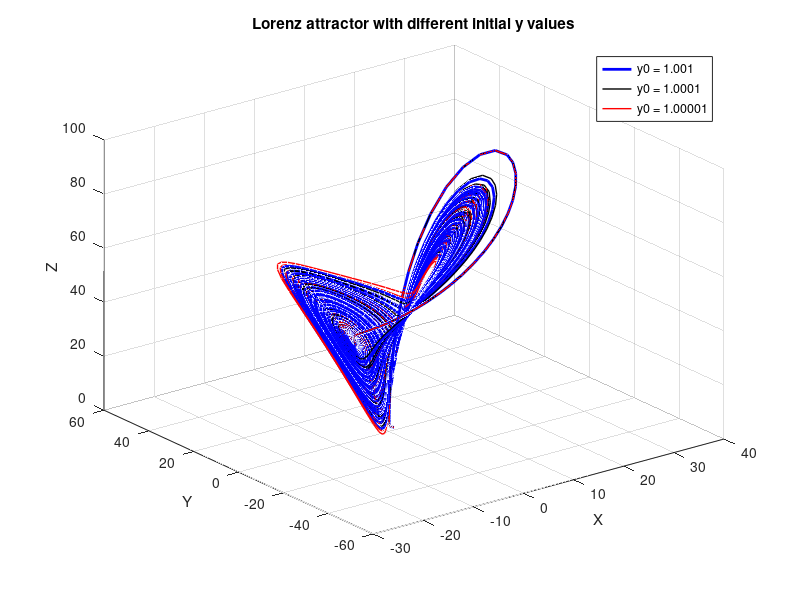

This chart was generated by the following MATLAB code:
% 洛伦兹方程用于生成y变量的图。x和z的初始条件保持不变，但y的初始条件在1.001、1.0001和1.00001之间变化

% 定义洛伦兹方程
sigma = 16;
beta = 4;
rho = 45.92;
f = @(t,y) [sigma*(y(2)-y(1)); y(1)*(rho-y(3))-y(2); y(1)*y(2)-beta*y(3)];

% 设置初始条件
y0 = [1.001, 0, 1]; % y 初始值为 1.001
[t1,y1] = ode45(f, [0, 50], y0);

y0 = [1.0001, 0, 1]; % y 初始值为 1.0001
[t2,y2] = ode45(f, [0, 50], y0);

y0 = [1.00001, 0, 1]; % y 初始值为 1.00001
[t3,y3] = ode45(f, [0, 50], y0);

% 绘制图形
plot3(y1(:,1),y1(:,2),y1(:,3),'linewidth',2,'color','b'); 
hold on
plot3(y2(:,1),y2(:,2),y2(:,3),'linewidth',1,'color','k'); 
plot3(y3(:,1),y3(:,2),y3(:,3),'linewidth',1,'color','r'); 
xlabel('X');
ylabel('Y');
zlabel('Z');
title('Lorenz attractor with different initial y values');
legend('y0 = 1.001', 'y0 = 1.0001', 'y0 = 1.00001')
grid on;